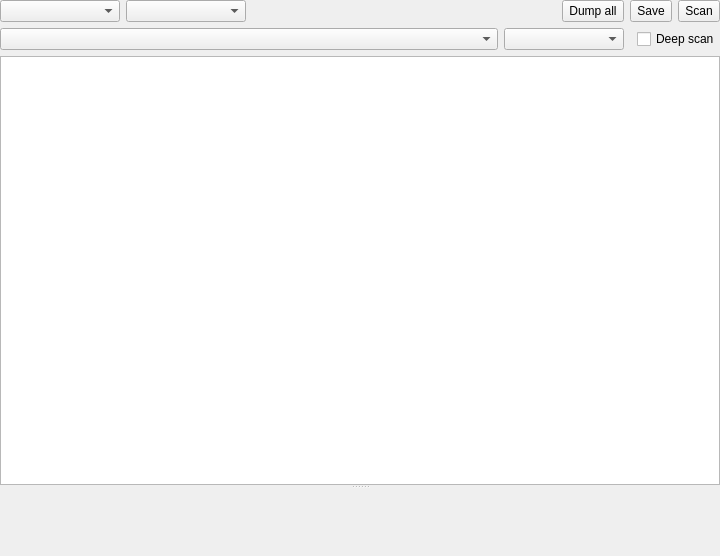
<?xml version="1.0" encoding="UTF-8"?>
<ui version="4.0">
 <class>XExtractorWidget</class>
 <widget class="QWidget" name="XExtractorWidget">
  <property name="geometry">
   <rect>
    <x>0</x>
    <y>0</y>
    <width>720</width>
    <height>556</height>
   </rect>
  </property>
  <property name="windowTitle">
   <string>Extract</string>
  </property>
  <layout class="QVBoxLayout" name="verticalLayout">
   <property name="leftMargin">
    <number>0</number>
   </property>
   <property name="topMargin">
    <number>0</number>
   </property>
   <property name="rightMargin">
    <number>0</number>
   </property>
   <property name="bottomMargin">
    <number>0</number>
   </property>
   <item>
    <layout class="QHBoxLayout" name="horizontalLayout">
     <item>
      <widget class="QComboBox" name="comboBoxType">
       <property name="minimumSize">
        <size>
         <width>120</width>
         <height>0</height>
        </size>
       </property>
      </widget>
     </item>
     <item>
      <widget class="QComboBox" name="comboBoxMapMode">
       <property name="minimumSize">
        <size>
         <width>120</width>
         <height>0</height>
        </size>
       </property>
      </widget>
     </item>
     <item>
      <widget class="QLabel" name="labelSize">
       <property name="minimumSize">
        <size>
         <width>100</width>
         <height>0</height>
        </size>
       </property>
       <property name="text">
        <string/>
       </property>
       <property name="alignment">
        <set>Qt::AlignmentFlag::AlignRight|Qt::AlignmentFlag::AlignTrailing|Qt::AlignmentFlag::AlignVCenter</set>
       </property>
      </widget>
     </item>
     <item>
      <spacer name="horizontalSpacer_2">
       <property name="orientation">
        <enum>Qt::Orientation::Horizontal</enum>
       </property>
       <property name="sizeHint" stdset="0">
        <size>
         <width>40</width>
         <height>20</height>
        </size>
       </property>
      </spacer>
     </item>
     <item>
      <widget class="QToolButton" name="toolButtonDumpAll">
       <property name="sizePolicy">
        <sizepolicy hsizetype="Minimum" vsizetype="Minimum">
         <horstretch>0</horstretch>
         <verstretch>0</verstretch>
        </sizepolicy>
       </property>
       <property name="text">
        <string>Dump all</string>
       </property>
       <property name="toolButtonStyle">
        <enum>Qt::ToolButtonStyle::ToolButtonTextBesideIcon</enum>
       </property>
      </widget>
     </item>
     <item>
      <widget class="QToolButton" name="toolButtonSave">
       <property name="sizePolicy">
        <sizepolicy hsizetype="Minimum" vsizetype="Minimum">
         <horstretch>0</horstretch>
         <verstretch>0</verstretch>
        </sizepolicy>
       </property>
       <property name="text">
        <string>Save</string>
       </property>
       <property name="toolButtonStyle">
        <enum>Qt::ToolButtonStyle::ToolButtonTextBesideIcon</enum>
       </property>
      </widget>
     </item>
     <item>
      <widget class="QToolButton" name="toolButtonScan">
       <property name="sizePolicy">
        <sizepolicy hsizetype="Minimum" vsizetype="Minimum">
         <horstretch>0</horstretch>
         <verstretch>0</verstretch>
        </sizepolicy>
       </property>
       <property name="text">
        <string>Scan</string>
       </property>
       <property name="toolButtonStyle">
        <enum>Qt::ToolButtonStyle::ToolButtonTextBesideIcon</enum>
       </property>
      </widget>
     </item>
    </layout>
   </item>
   <item>
    <layout class="QHBoxLayout" name="horizontalLayout_2">
     <item>
      <widget class="XComboBoxEx" name="comboBoxOptions">
       <property name="sizePolicy">
        <sizepolicy hsizetype="Expanding" vsizetype="Fixed">
         <horstretch>0</horstretch>
         <verstretch>0</verstretch>
        </sizepolicy>
       </property>
       <property name="minimumSize">
        <size>
         <width>200</width>
         <height>0</height>
        </size>
       </property>
      </widget>
     </item>
     <item>
      <widget class="QComboBox" name="comboBoxExtractorMode">
       <property name="minimumSize">
        <size>
         <width>120</width>
         <height>0</height>
        </size>
       </property>
      </widget>
     </item>
     <item>
      <spacer name="horizontalSpacer">
       <property name="orientation">
        <enum>Qt::Orientation::Horizontal</enum>
       </property>
      </spacer>
     </item>
     <item>
      <widget class="QCheckBox" name="checkBoxDeepScan">
       <property name="text">
        <string>Deep scan</string>
       </property>
      </widget>
     </item>
    </layout>
   </item>
   <item>
    <widget class="QSplitter" name="splitter">
     <property name="orientation">
      <enum>Qt::Orientation::Vertical</enum>
     </property>
     <widget class="XTableView" name="tableViewResult">
      <property name="contextMenuPolicy">
       <enum>Qt::ContextMenuPolicy::CustomContextMenu</enum>
      </property>
      <property name="editTriggers">
       <set>QAbstractItemView::EditTrigger::NoEditTriggers</set>
      </property>
      <property name="selectionMode">
       <enum>QAbstractItemView::SelectionMode::SingleSelection</enum>
      </property>
      <property name="selectionBehavior">
       <enum>QAbstractItemView::SelectionBehavior::SelectRows</enum>
      </property>
      <property name="sortingEnabled">
       <bool>true</bool>
      </property>
      <attribute name="horizontalHeaderStretchLastSection">
       <bool>true</bool>
      </attribute>
      <attribute name="verticalHeaderVisible">
       <bool>false</bool>
      </attribute>
      <attribute name="verticalHeaderMinimumSectionSize">
       <number>20</number>
      </attribute>
      <attribute name="verticalHeaderDefaultSectionSize">
       <number>20</number>
      </attribute>
      <attribute name="verticalHeaderShowSortIndicator" stdset="0">
       <bool>false</bool>
      </attribute>
      <attribute name="verticalHeaderStretchLastSection">
       <bool>false</bool>
      </attribute>
     </widget>
     <widget class="XHexView" name="widgetHex" native="true">
      <property name="sizePolicy">
       <sizepolicy hsizetype="Expanding" vsizetype="Expanding">
        <horstretch>0</horstretch>
        <verstretch>0</verstretch>
       </sizepolicy>
      </property>
     </widget>
    </widget>
   </item>
  </layout>
 </widget>
 <customwidgets>
  <customwidget>
   <class>XHexView</class>
   <extends>QWidget</extends>
   <header>xhexview.h</header>
   <container>1</container>
  </customwidget>
  <customwidget>
   <class>XComboBoxEx</class>
   <extends>QComboBox</extends>
   <header>xcomboboxex.h</header>
  </customwidget>
  <customwidget>
   <class>XTableView</class>
   <extends>QTableView</extends>
   <header>xtableview.h</header>
  </customwidget>
 </customwidgets>
 <resources/>
 <connections/>
</ui>
